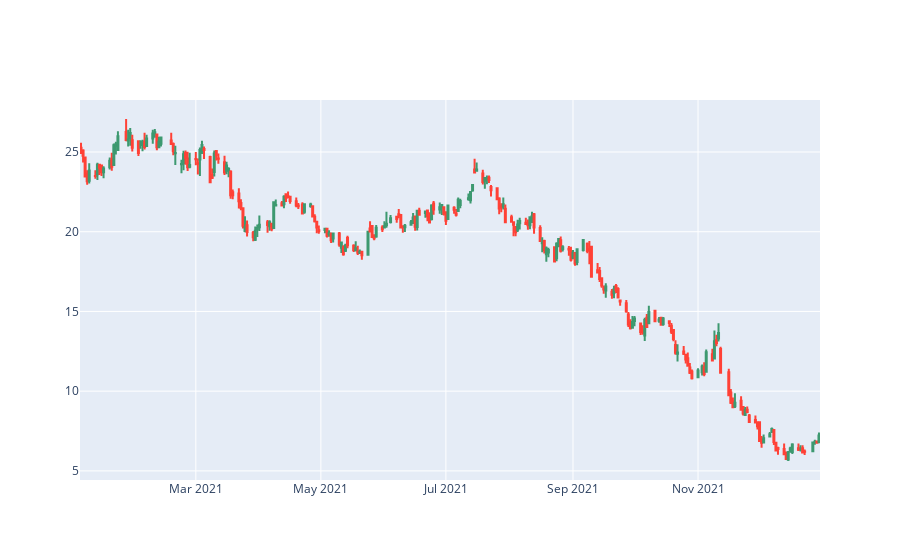

The cell this chart's notebook holds for it:
### Code cell
graph = go.Figure(
    data=[
        go.Candlestick(
            x=data['Data'],
            open=data['Day’s Open'],
            high=data['High'],
            low=data['Low'],
            close=data['Closing Price'],
        )
    ]
)
graph.update_layout(xaxis_rangeslider_visible=False)

graph.show()

### Figure 1 — Plotly figure (JSON) as saved in the notebook; plotly's stock layout.template omitted (floating-point values rounded to 4 significant figures; data arrays with more than 128 entries replaced by an {"elided": "..."} marker saying what was removed)
{"data": [{"close": {"elided": "247 float values"}, "high": {"elided": "247 float values"}, "low": {"elided": "247 float values"}, "open": {"elided": "247 float values"}, "type": "candlestick", "x": {"elided": "247 str values"}}], "layout": {"autosize": true, "xaxis": {"autorange": true, "range": ["2021-01-03 12:00", "2021-12-30 12:00"], "rangeslider": {"visible": false, "yaxis": {}}, "type": "date"}, "yaxis": {"autorange": true, "range": [4.428, 28.26]}}}
